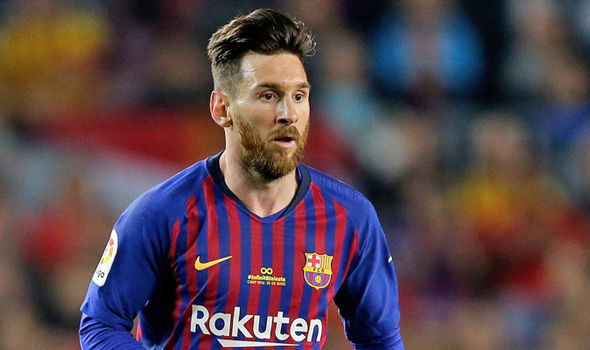
#> input picture open cv/messi.jpg, 590 x 350 px, found by its file name
$ python Image_Translation.py
#> lines starting #> are read from the running program, lines starting #| are printed output that depends on the picture
import cv2
import numpy as np
image=cv2.imread('messi.jpg')
#> image is the input picture: shape (350, 590, 3); mean B, G, R 76.1, 68.3, 88.1
# storing the height and width of image
height,width=image.shape[:2]
#> height = 350; width = 590
print(height)
#| 350
print(width)
#| 590
#now decreasing the height and width by half or 2
#you can divide by as your requirement
half_height=height/2
#> half_height = 175
half_width=width/2
#> half_width = 295
print(half_height)
#| 175.0
print(half_width)
#| 295.0
#now we have to create a translation matrix
T=np.float32([[1,0,half_width],[0,1,half_height]])
#> T = [[1, 0, 295], [0, 1, 175]]
print(T)
#| [[  1.   0. 295.]
#|  [  0.   1. 175.]]
#now we will use WrapAffine Transfromation for shifting of image from original Position
Transformed_image=cv2.warpAffine(image,T,(width,height))
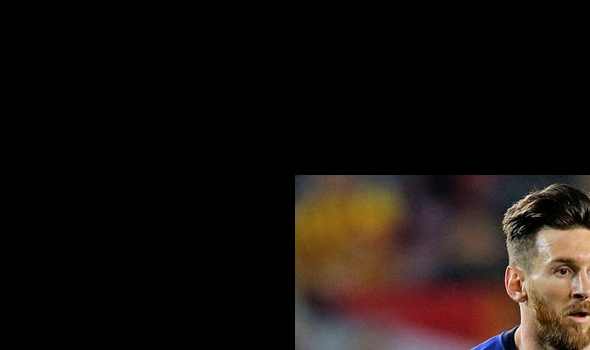
#> Transformed_image: shape (350, 590, 3); mean B, G, R 14.1, 17.4, 24.7
cv2.imshow("original image",image)
cv2.imshow("displace image",Transformed_image)
cv2.waitKey(0)
cv2.destroyAllWindows()
